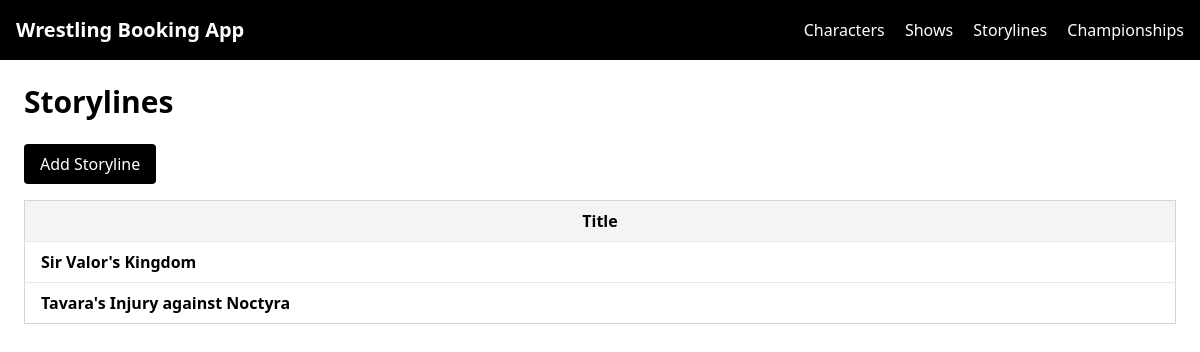
Page /storylines/ on the committed database.
### storylines/models.py (models this page shows, shortened)
class Storyline(models.Model):
    title = models.CharField(max_length=200)
    summary = models.TextField(blank=True)
    is_active = models.BooleanField(default=True)
    created_at = models.DateTimeField(auto_now_add=True)

### storylines/views.py (the view)
# urls.py: path("", StorylineListView.as_view(), name="storyline-list"),
class StorylineListView(ListView):
    model = Storyline
    template_name = "storylines/storyline_list.html"
    context_object_name = "storylines"
    ordering = ['title']

### storylines/templates/storylines/storyline_list.html (shortened to what this page needs)
{% extends "base.html" %}
{% block content %}
<h1 class="text-3xl font-bold mb-6">Storylines</h1>
<button onclick="window.location='{% url 'storyline-add' %}'" class="bg-black text-white px-4 py-2 rounded mb-4 inline-block cursor-pointer">Add Storyline</button>
<table class="min-w-full border border-gray-300">
    <thead class="bg-gray-100 dark:bg-gray-700">
        <tr>
            <th class="px-4 py-2">Title</th>
        </tr>
    </thead>
    <tbody>
        {% for storyline in storylines %}
        <tr
            class="border-t hover:bg-gray-50 dark:hover:bg-gray-800 cursor-pointer"
            onclick="window.location='{% url 'storyline-detail' storyline.id %}'"
        >
            <td class="px-4 py-2 font-bold">{{ storyline.title }}</td>
        </tr>
        {% empty %}
        <tr><td class="px-4 py-2">No storylines yet.</td></tr>
        {% endfor %}
    </tbody>
</table>
{% endblock %}

### rows in the picture
Storyline: title "Sir Valor's Kingdom"
Storyline: title "Tavara's Injury against Noctyra"
